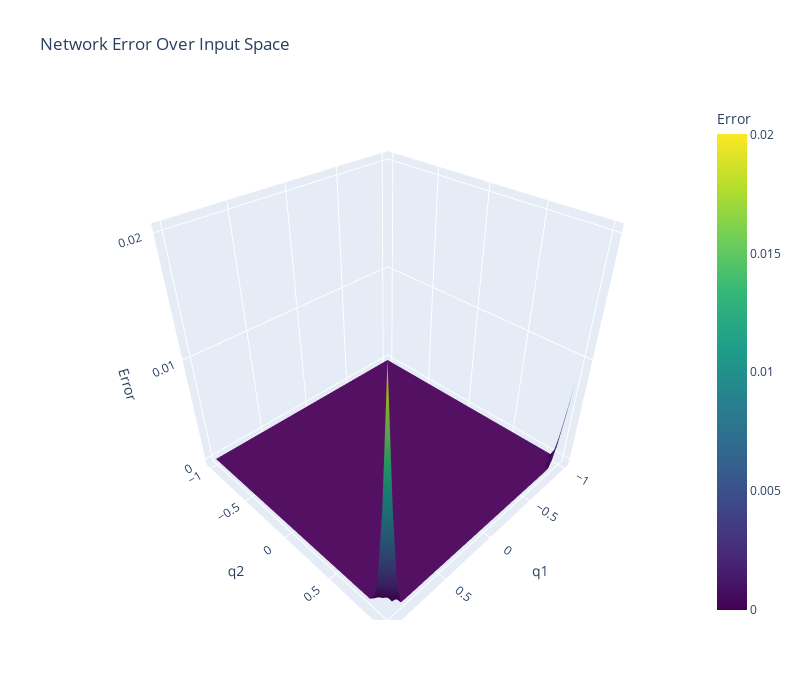

This figure's notebook cell:
### Markdown cell above
## Error Surface Visualization

### Code cell
import plotly.graph_objects as go

# Create a grid over the input space
grid_size = 50
q1_range = np.linspace(-1, 1, grid_size)
q2_range = np.linspace(-1, 1, grid_size)
Q1_grid, Q2_grid = np.meshgrid(q1_range, q2_range)

# Calculate error at each point
error_grid = np.zeros_like(Q1_grid)

for i in range(grid_size):
    for j in range(grid_size):
        test_input = np.array([Q1_grid[i, j], Q2_grid[i, j]])
        activations, _ = net.forward(test_input)
        predicted = activations[-1]
        expected = np.array(target_function(test_input[0], test_input[1]))
        error = np.sum((predicted - expected)**2)
        error_grid[i, j] = error

# Create interactive 3D plot
fig = go.Figure(data=[go.Surface(
    x=Q1_grid,
    y=Q2_grid,
    z=error_grid,
    colorscale='Viridis',
    colorbar=dict(title='Error')
)])

fig.update_layout(
    title='Network Error Over Input Space',
    scene=dict(
        xaxis_title='q1',
        yaxis_title='q2',
        zaxis_title='Error'
    ),
    width=800,
    height=700
)

fig.show()

print(f"Max error: {np.max(error_grid):.6f}")
print(f"Mean error: {np.mean(error_grid):.6f}")

### Figure 1 — Plotly figure (JSON) as saved in the notebook; plotly's stock layout.template omitted (floating-point values rounded to 4 significant figures; data arrays with more than 128 entries replaced by an {"elided": "..."} marker saying what was removed)
{"data": [{"colorbar": {"title": {"text": "Error"}}, "colorscale": [[0, "#440154"], [0.1111, "#482878"], [0.2222, "#3e4989"], [0.3333, "#31688e"], [0.4444, "#26828e"], [0.5556, "#1f9e89"], [0.6667, "#35b779"], [0.7778, "#6ece58"], [0.8889, "#b5de2b"], [1, "#fde725"]], "type": "surface", "x": {"elided": "50x50 float values"}, "y": {"elided": "50x50 float values"}, "z": {"elided": "50x50 float values"}}], "layout": {"height": 700, "scene": {"xaxis": {"title": {"text": "q1"}}, "yaxis": {"title": {"text": "q2"}}, "zaxis": {"title": {"text": "Error"}}}, "title": {"text": "Network Error Over Input Space"}, "width": 800}}
